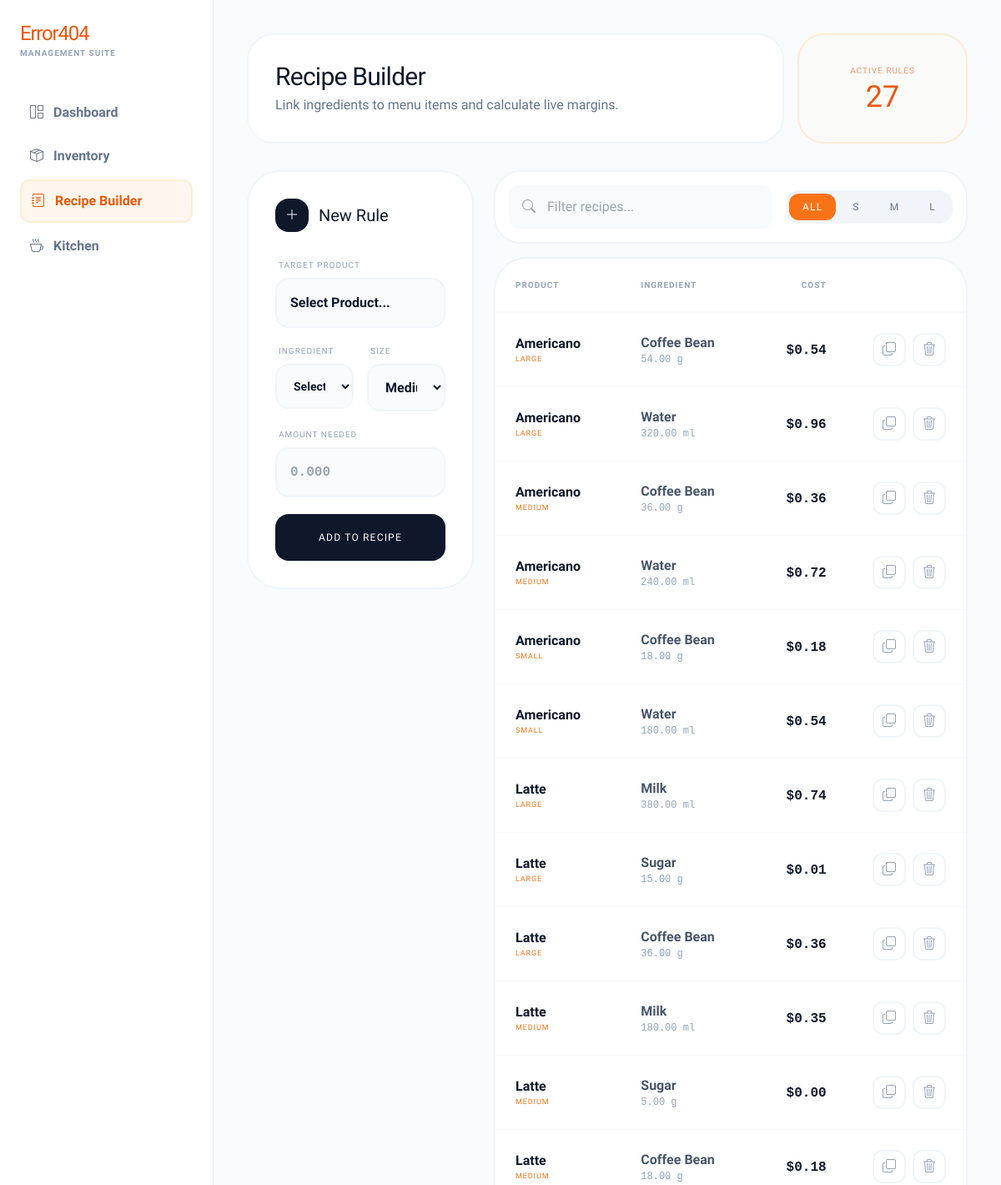
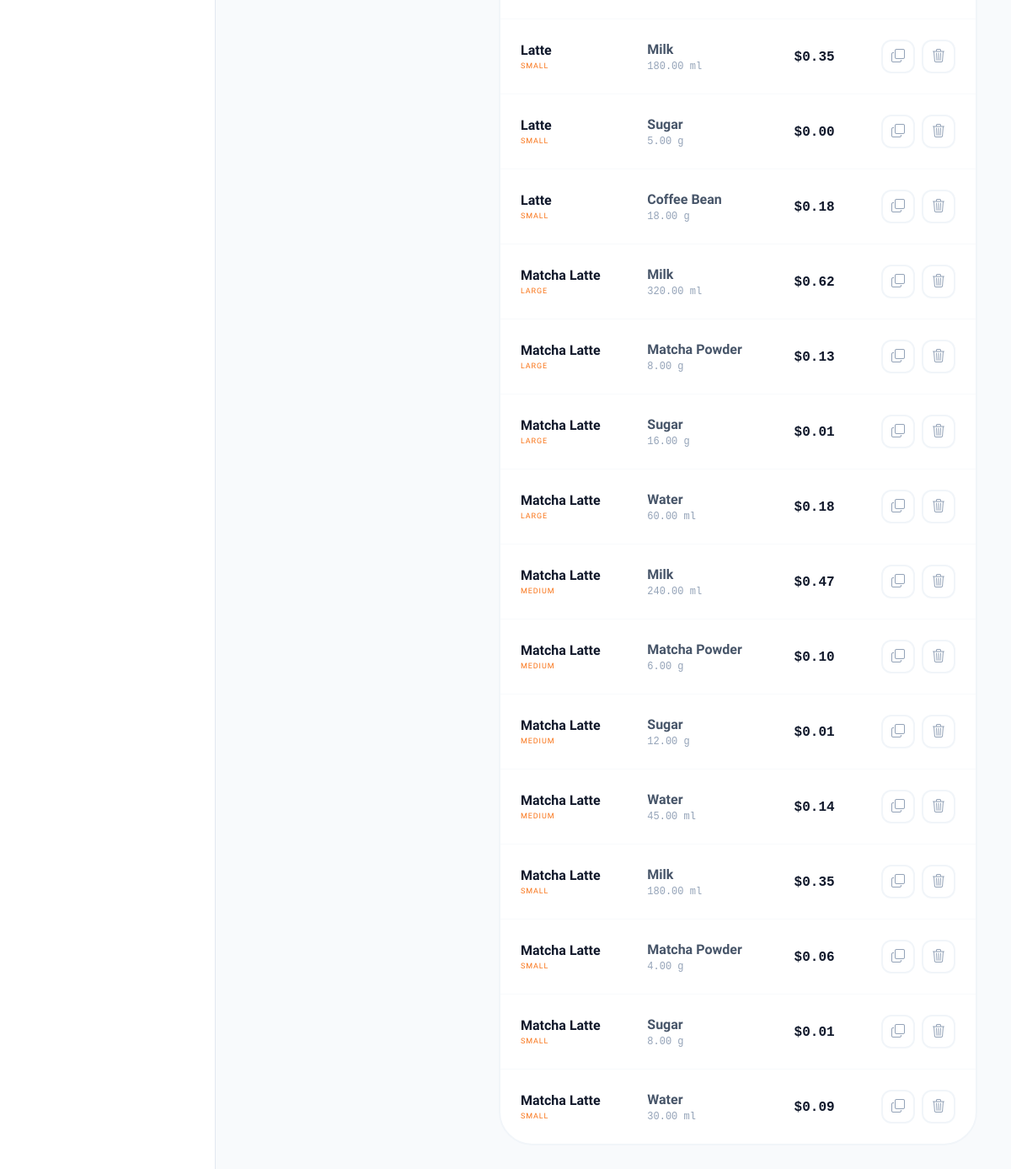
Page /recipe-builder/ on the committed database (2 pictures, top to bottom).
### sales/models.py (models this page shows, shortened)
class Recipe(models.Model):
    SIZE_CHOICES = [
        ('Small', 'Small'),
        ('Medium', 'Medium'),
        ('Large', 'Large'),
    ]
    product = models.ForeignKey(Product, on_delete=models.CASCADE, related_name='recipes')
    ingredient = models.ForeignKey('Ingredient', on_delete=models.CASCADE)
    size = models.CharField(max_length=10, choices=SIZE_CHOICES, default='Medium')
    quantity = models.DecimalField(max_digits=10, decimal_places=2, help_text="Amount in g, ml, or pcs")
    class Meta:
        unique_together = ('product', 'ingredient', 'size')

class Product(models.Model):
    CATEGORIES = (
        ('Coffee', 'Coffee'),
        ('Tea', 'Tea'),
        ('Matcha', 'Matcha'),
        ('Other', 'Other'),
    )
    name = models.CharField(max_length=100)
    category = models.CharField(max_length=20, choices=CATEGORIES, default='Coffee')
    base_price = models.DecimalField(max_digits=10, decimal_places=2, help_text="Base Price for SMALL HOT (Tax Inclusive)")
    image = models.ImageField(upload_to='products/', null=True, blank=True)
    ice_upcharge = models.DecimalField(max_digits=6, decimal_places=2, default=0.25)
    frappe_upcharge = models.DecimalField(max_digits=6, decimal_places=2, default=0.50)
    is_available = models.BooleanField(default=True, help_text="Uncheck to hide from customer menu (Snooze)")
    can_be_hot = models.BooleanField(default=True)
    can_be_iced = models.BooleanField(default=False)
    can_be_frappe = models.BooleanField(default=False)
    stock = models.IntegerField(default=0)

class Ingredient(models.Model):
    PACKAGING_CHOICES = (
        ('HOT_CUP', 'Hot Cup'),
        ('COLD_CUP', 'Cold Cup'),
        ('HOT_STRAW', 'Hot Straw'),
        ('COLD_STRAW', 'Cold/Frappe Straw'),
        ('CARRIER', 'Plastic Carrier'),
        ('HOT_LID', 'Hot Lid'),
        ('COLD_LID', 'Cold Lid'),
        ('NONE', 'None'),
    )
    name = models.CharField(max_length=100)
    stock_quantity = models.DecimalField(max_digits=10, decimal_places=2, default=0.00)
    initial_stock_per_item = models.DecimalField(max_digits=10, decimal_places=2, default=0.00)
    items_count = models.IntegerField(default=1)
    max_stock = models.DecimalField(max_digits=10, decimal_places=2, default=1000.00)
    unit = models.CharField(max_length=10)
    unit_cost = models.DecimalField(max_digits=10, decimal_places=5, default=0.00)
    last_purchase_price = models.DecimalField(max_digits=10, decimal_places=2, default=0)
    is_packaging = models.BooleanField(default=False)
    packaging_type = models.CharField(max_length=20, choices=PACKAGING_CHOICES, default='NONE')

### sales/views.py (the view, shortened to what this page needs)
# urls.py: path('recipe-builder/', views.recipe_builder, name='recipe_builder'),
def recipe_builder(request):
    products = Product.objects.all().order_by('name')
    ingredients = Ingredient.objects.all().order_by('name')
    recipes = Recipe.objects.select_related('product', 'ingredient').all().order_by('product__name', 'size')
    for r in recipes:
        r.line_cost = (r.ingredient.unit_cost or Decimal('0.00')) * r.quantity
    return render(request, 'recipe_builder.html', {
        'products': products,
        'ingredients': ingredients,
        'recipes': recipes
    })

### sales/templates/recipe_builder.html (shortened to what this page needs)
<!DOCTYPE html>
<html lang="en">
<head>
    <script src="https://cdn.tailwindcss.com"></script>
    <link rel="stylesheet" href="https://cdn.jsdelivr.net/npm/bootstrap-icons@1.11.1/font/bootstrap-icons.css">
</head>
<body class="bg-[#f8fafc] text-slate-900 flex flex-col md:flex-row min-h-screen">
    <aside id="sidebar" class="fixed inset-y-0 left-0 w-64 shrink-0 bg-white border-r border-slate-200 p-6 flex flex-col transform -translate-x-full md:translate-x-0 transition-transform duration-300 ease-in-out z-[150] md:sticky md:top-0 md:h-screen">
        <div class="mb-10">
            <h1 class="text-2xl font-800 tracking-tighter text-orange-600">Error404</h1>
            <p class="text-[10px] font-bold text-slate-400 uppercase tracking-widest">Management Suite</p>
        </div>
        <nav class="space-y-1 flex-grow">
            <a href="{% url 'owner' %}" class="flex items-center gap-3 p-3 text-slate-500 hover:bg-slate-50 rounded-xl transition-all font-semibold">
                <i class="bi bi-grid-1x2"></i> Dashboard
            </a>
            <a href="{% url 'inventory_list' %}" class="flex items-center gap-3 p-3 text-slate-500 hover:bg-slate-50 rounded-xl transition-all font-semibold">
                <i class="bi bi-box-seam"></i> Inventory
            </a>
            <a href="#" class="flex items-center gap-3 p-3 bg-orange-50 text-orange-600 rounded-xl font-bold border-2 border-orange-100">
                <i class="bi bi-journal-text"></i> Recipe Builder
            </a>
            <a href="#" class="flex items-center gap-3 p-3 text-slate-500 hover:bg-slate-50 rounded-xl transition-all font-semibold">
                <i class="bi bi-cup-hot"></i> Kitchen
            </a>
        </nav>
    </aside>
    <main class="flex-1 p-4 md:p-8 lg:p-10 max-w-[1400px] mx-auto w-full">
        <div class="grid grid-cols-1 md:grid-cols-4 gap-4 mb-8">
            <div class="md:col-span-3 bento-card p-8 rounded-[2rem] flex flex-col justify-center">
                <h1 class="text-3xl font-800 tracking-tight">Recipe Builder</h1>
                <p class="text-slate-500 mt-1 font-medium">Link ingredients to menu items and calculate live margins.</p>
            </div>
            <div class="md:col-span-1 bento-card p-8 rounded-[2rem] flex flex-col items-center justify-center text-center border-orange-100 bg-orange-50/30">
                <span class="text-[10px] font-800 uppercase text-orange-600/60 tracking-widest block mb-1">Active Rules</span>
                <span class="text-4xl font-800 text-orange-600" id="activeRulesCount">{{ recipes.count }}</span>
            </div>
        </div>
        <div class="grid grid-cols-1 lg:grid-cols-12 gap-6">
            <div class="lg:col-span-4 space-y-6">
                <div class="bento-card p-8 rounded-[2.5rem] sticky top-8">
                    <div class="flex items-center gap-3 mb-8">
                        <div class="w-10 h-10 bg-slate-900 text-white rounded-2xl flex items-center justify-center">
                            <i class="bi bi-plus-lg"></i>
                        </div>
                        <h3 class="text-xl font-800">New Rule</h3>
                    </div>
                    <form id="recipeForm" method="POST" class="space-y-5">
                        <div>
                            <label class="block text-[10px] font-800 uppercase text-slate-400 mb-2 ml-1 tracking-widest">Target Product</label>
                            <select name="product" required class="w-full bg-slate-50 border-2 border-slate-100 p-4 rounded-2xl outline-none focus:border-orange-500 transition-all font-bold appearance-none">
                                <option value="" disabled selected>Select Product...</option>
                            </select>
                        </div>
                        <div class="grid grid-cols-2 gap-4">
                            <div>
                                <label class="block text-[10px] font-800 uppercase text-slate-400 mb-2 ml-1 tracking-widest">Ingredient</label>
                                <select name="ingredient" required class="w-full bg-slate-50 border-2 border-slate-100 p-4 rounded-2xl outline-none focus:border-orange-500 transition-all font-bold text-sm">
                                    <option value="" disabled selected>Select...</option>
                                </select>
                            </div>
                            <div>
                                <label class="block text-[10px] font-800 uppercase text-slate-400 mb-2 ml-1 tracking-widest">Size</label>
                                <select name="size" required class="w-full bg-slate-50 border-2 border-slate-100 p-4 rounded-2xl outline-none focus:border-orange-500 transition-all font-bold">
                                    <option value="Medium" selected>Medium</option>
                                </select>
                            </div>
                        </div>
                        <div>
                            <label class="block text-[10px] font-800 uppercase text-slate-400 mb-2 ml-1 tracking-widest">Amount Needed</label>
                            <input type="number" step="0.001" name="amount" placeholder="0.000" required
                                class="w-full bg-slate-50 border-2 border-slate-100 p-4 rounded-2xl outline-none focus:border-orange-500 transition-all font-mono font-bold">
                        </div>
                        <button type="submit" class="w-full bg-slate-900 text-white py-5 rounded-2xl font-800 hover:bg-orange-600 transition-all transform active:scale-[0.98] uppercase tracking-widest text-xs">
                            Add to Recipe
                        </button>
                    </form>
                </div>
            </div>
            <div class="lg:col-span-8 space-y-4">
                <div class="bento-card p-4 rounded-[2rem] flex flex-col md:flex-row gap-4 items-center">
                    <div class="relative flex-1 w-full">
                        <i class="bi bi-search absolute left-4 top-1/2 -translate-y-1/2 text-slate-400"></i>
                        <input type="text" id="recipeSearch" onkeyup="runFilters()" placeholder="Filter recipes..."
                               class="w-full bg-slate-50 border-2 border-slate-50 pl-11 pr-4 py-3 rounded-xl outline-none focus:bg-white focus:border-slate-200 transition-all font-medium">
                    </div>
                    <div class="flex items-center gap-1 p-1 bg-slate-100 rounded-2xl">
                        <button type="button" id="all-sizes-btn" onclick="setSizeFilter('')" class="size-chip px-4 py-2 rounded-xl text-xs font-800 uppercase tracking-widest transition-all">All</button>
                        <button onclick="setSizeFilter('Small')" class="size-chip px-4 py-2 rounded-xl text-slate-500 text-xs font-800 uppercase tracking-widest transition-all">S</button>
                        <button onclick="setSizeFilter('Medium')" class="size-chip px-4 py-2 rounded-xl text-slate-500 text-xs font-800 uppercase tracking-widest transition-all">M</button>
                        <button onclick="setSizeFilter('Large')" class="size-chip px-4 py-2 rounded-xl text-slate-500 text-xs font-800 uppercase tracking-widest transition-all">L</button>
                    </div>
                </div>
                <div class="bento-card rounded-[2.5rem] overflow-hidden">
                    <div class="overflow-x-auto">
                        <table class="w-full text-left border-collapse" id="recipeTable">
                            <thead>
                                <tr class="border-b-2 border-slate-50">
                                    <th class="p-6 text-[10px] font-800 uppercase text-slate-400 tracking-widest">Product</th>
                                    <th class="p-6 text-[10px] font-800 uppercase text-slate-400 tracking-widest">Ingredient</th>
                                    <th class="p-6 text-[10px] font-800 uppercase text-slate-400 tracking-widest text-right">Cost</th>
                                    <th class="p-6"></th>
                                </tr>
                            </thead>
                            <tbody class="divide-y divide-slate-50">
                                {% for r in recipes %}
                                <tr class="hover:bg-slate-50/50 transition-colors recipe-row"
                                    data-product="{{ r.product.name|lower }}"
                                    data-ingredient="{{ r.ingredient.name|lower }}"
                                    data-size="{{ r.size|lower }}">
                                    <td class="p-6">
                                        <div class="font-bold text-slate-900">{{ r.product.name }}</div>
                                        <div class="text-[9px] font-800 text-orange-500 uppercase tracking-widest">{{ r.size }}</div>
                                    </td>
                                    <td class="p-6">
                                        <div class="font-semibold text-slate-600">{{ r.ingredient.name }}</div>
                                        <div class="text-xs font-mono text-slate-400">{{ r.quantity }} {{ r.ingredient.unit }}</div>
                                    </td>
                                    <td class="p-6 text-right">
                                        <span class="font-mono font-bold text-slate-900">${{ r.line_cost|stringformat:".2f" }}</span>
                                    </td>
                                    <td class="p-6 text-right">
                                        <div class="flex justify-end gap-2">
                                            <button onclick="openCopyModal('{{ r.product.id }}', '{{ r.size }}', '{{ r.product.name }}')"
                                                    class="w-10 h-10 rounded-xl border-2 border-slate-100 flex items-center justify-center text-slate-400 hover:border-orange-500 hover:text-orange-500 transition-all">
                                                <i class="bi bi-copy"></i>
                                            </button>
                                            <form method="POST" class="inline">
                                                <button type="submit" class="w-10 h-10 rounded-xl border-2 border-slate-100 flex items-center justify-center text-slate-400 hover:border-red-500 hover:text-red-500 transition-all">
                                                    <i class="bi bi-trash3"></i>
                                                </button>
                                            </form>
                                        </div>
                                    </td>
                                </tr>
                                {% endfor %}
                            </tbody>
                        </table>
                    </div>
                </div>
            </div>
        </div>
    </main>
</body>
</html>

### sales/templates/recipe_builder.html (style rules this page uses)
body { font-family: 'Plus Jakarta Sans', sans-serif; }
.bento-card { background: #ffffff; border: 2px solid #f1f5f9; transition: all 0.2s ease; }
.size-chip.active { background-color: #f97316 !important; color: white !important; border-color: #f97316 !important; }

### rows in the picture
Recipe: product.name "Americano", size "LARGE", ingredient.name "Coffee Bean", quantity "54.00", ingredient.unit "g", line_cost "0.54"
Recipe: product.name "Americano", size "LARGE", ingredient.name "Water", quantity "320.00", ingredient.unit "ml", line_cost "0.96"
Recipe: product.name "Americano", size "MEDIUM", ingredient.name "Coffee Bean", quantity "36.00", ingredient.unit "g", line_cost "0.36"
Recipe: product.name "Americano", size "MEDIUM", ingredient.name "Water", quantity "240.00", ingredient.unit "ml", line_cost "0.72"
Recipe: product.name "Americano", size "SMALL", ingredient.name "Coffee Bean", quantity "18.00", ingredient.unit "g", line_cost "0.18"
Recipe: product.name "Americano", size "SMALL", ingredient.name "Water", quantity "180.00", ingredient.unit "ml", line_cost "0.54"
Recipe: product.name "Latte", size "LARGE", ingredient.name "Milk", quantity "380.00", ingredient.unit "ml", line_cost "0.74"
Recipe: product.name "Latte", size "LARGE", ingredient.name "Sugar", quantity "15.00", ingredient.unit "g", line_cost "0.01"
Recipe: product.name "Latte", size "LARGE", ingredient.name "Coffee Bean", quantity "36.00", ingredient.unit "g", line_cost "0.36"
Recipe: product.name "Latte", size "MEDIUM", ingredient.name "Milk", quantity "180.00", ingredient.unit "ml", line_cost "0.35"
Recipe: product.name "Latte", size "MEDIUM", ingredient.name "Sugar", quantity "5.00", ingredient.unit "g", line_cost "0.00"
Recipe: product.name "Latte", size "MEDIUM", ingredient.name "Coffee Bean", quantity "18.00", ingredient.unit "g", line_cost "0.18"
Recipe: product.name "Latte", size "SMALL", ingredient.name "Milk", quantity "180.00", ingredient.unit "ml", line_cost "0.35"
Recipe: product.name "Latte", size "SMALL", ingredient.name "Sugar", quantity "5.00", ingredient.unit "g", line_cost "0.00"
Recipe: product.name "Latte", size "SMALL", ingredient.name "Coffee Bean", quantity "18.00", ingredient.unit "g", line_cost "0.18"
Recipe: product.name "Matcha Latte", size "LARGE", ingredient.name "Milk", quantity "320.00", ingredient.unit "ml", line_cost "0.62"
Recipe: product.name "Matcha Latte", size "LARGE", ingredient.name "Matcha Powder", quantity "8.00", ingredient.unit "g", line_cost "0.13"
Recipe: product.name "Matcha Latte", size "LARGE", ingredient.name "Sugar", quantity "16.00", ingredient.unit "g", line_cost "0.01"
Recipe: product.name "Matcha Latte", size "LARGE", ingredient.name "Water", quantity "60.00", ingredient.unit "ml", line_cost "0.18"
Recipe: product.name "Matcha Latte", size "MEDIUM", ingredient.name "Milk", quantity "240.00", ingredient.unit "ml", line_cost "0.47"
Recipe: product.name "Matcha Latte", size "MEDIUM", ingredient.name "Matcha Powder", quantity "6.00", ingredient.unit "g", line_cost "0.10"
Recipe: product.name "Matcha Latte", size "MEDIUM", ingredient.name "Sugar", quantity "12.00", ingredient.unit "g", line_cost "0.01"
Recipe: product.name "Matcha Latte", size "MEDIUM", ingredient.name "Water", quantity "45.00", ingredient.unit "ml", line_cost "0.14"
Recipe: product.name "Matcha Latte", size "SMALL", ingredient.name "Milk", quantity "180.00", ingredient.unit "ml", line_cost "0.35"
Recipe: product.name "Matcha Latte", size "SMALL", ingredient.name "Matcha Powder", quantity "4.00", ingredient.unit "g", line_cost "0.06"
Recipe: product.name "Matcha Latte", size "SMALL", ingredient.name "Sugar", quantity "8.00", ingredient.unit "g", line_cost "0.01"
Recipe: product.name "Matcha Latte", size "SMALL", ingredient.name "Water", quantity "30.00", ingredient.unit "ml", line_cost "0.09"

### other values in the picture
{{ recipes.count }} "27"
